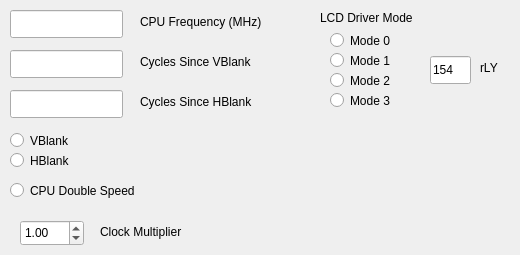
    <widget class="QWidget" name="tab_8">
     <attribute name="title">
      <string>Clock</string>
     </attribute>
     <widget class="QRadioButton" name="radioButton_Clock_VBlank">
      <property name="geometry">
       <rect>
        <x>10</x>
        <y>130</y>
        <width>104</width>
        <height>21</height>
       </rect>
      </property>
      <property name="text">
       <string>VBlank</string>
      </property>
      <property name="autoExclusive">
       <bool>false</bool>
      </property>
     </widget>
     <widget class="QLineEdit" name="lineEdit_Clock_Frequency">
      <property name="geometry">
       <rect>
        <x>10</x>
        <y>10</y>
        <width>113</width>
        <height>28</height>
       </rect>
      </property>
      <property name="readOnly">
       <bool>true</bool>
      </property>
     </widget>
     <widget class="QLabel" name="label_56">
      <property name="geometry">
       <rect>
        <x>320</x>
        <y>10</y>
        <width>111</width>
        <height>16</height>
       </rect>
      </property>
      <property name="text">
       <string>LCD Driver Mode</string>
      </property>
     </widget>
     <widget class="QLabel" name="label_57">
      <property name="geometry">
       <rect>
        <x>140</x>
        <y>14</y>
        <width>131</width>
        <height>16</height>
       </rect>
      </property>
      <property name="text">
       <string>CPU Frequency (MHz)</string>
      </property>
     </widget>
     <widget class="QLabel" name="label_58">
      <property name="geometry">
       <rect>
        <x>140</x>
        <y>54</y>
        <width>121</width>
        <height>16</height>
       </rect>
      </property>
      <property name="text">
       <string>Cycles Since VBlank</string>
      </property>
     </widget>
     <widget class="QLabel" name="label_59">
      <property name="geometry">
       <rect>
        <x>140</x>
        <y>94</y>
        <width>121</width>
        <height>16</height>
       </rect>
      </property>
      <property name="text">
       <string>Cycles Since HBlank</string>
      </property>
     </widget>
     <widget class="QLineEdit" name="lineEdit_Clock_SinceVBlank">
      <property name="geometry">
       <rect>
        <x>10</x>
        <y>50</y>
        <width>113</width>
        <height>28</height>
       </rect>
      </property>
      <property name="readOnly">
       <bool>true</bool>
      </property>
     </widget>
     <widget class="QLineEdit" name="lineEdit_Clock_SinceHBlank">
      <property name="geometry">
       <rect>
        <x>10</x>
        <y>90</y>
        <width>113</width>
        <height>28</height>
       </rect>
      </property>
      <property name="readOnly">
       <bool>true</bool>
      </property>
     </widget>
     <widget class="QRadioButton" name="radioButton_Clock_Mode0">
      <property name="geometry">
       <rect>
        <x>330</x>
        <y>30</y>
        <width>104</width>
        <height>21</height>
       </rect>
      </property>
      <property name="text">
       <string>Mode 0</string>
      </property>
      <property name="autoExclusive">
       <bool>false</bool>
      </property>
     </widget>
     <widget class="QRadioButton" name="radioButton_Clock_Mode1">
      <property name="geometry">
       <rect>
        <x>330</x>
        <y>50</y>
        <width>104</width>
        <height>21</height>
       </rect>
      </property>
      <property name="text">
       <string>Mode 1</string>
      </property>
      <property name="autoExclusive">
       <bool>false</bool>
      </property>
     </widget>
     <widget class="QRadioButton" name="radioButton_Clock_Mode2">
      <property name="geometry">
       <rect>
        <x>330</x>
        <y>70</y>
        <width>104</width>
        <height>21</height>
       </rect>
      </property>
      <property name="text">
       <string>Mode 2</string>
      </property>
      <property name="autoExclusive">
       <bool>false</bool>
      </property>
     </widget>
     <widget class="QRadioButton" name="radioButton_Clock_Mode3">
      <property name="geometry">
       <rect>
        <x>330</x>
        <y>90</y>
        <width>104</width>
        <height>21</height>
       </rect>
      </property>
      <property name="text">
       <string>Mode 3</string>
      </property>
      <property name="autoExclusive">
       <bool>false</bool>
      </property>
     </widget>
     <widget class="QRadioButton" name="radioButton_Clock_HBlank">
      <property name="geometry">
       <rect>
        <x>10</x>
        <y>150</y>
        <width>104</width>
        <height>21</height>
       </rect>
      </property>
      <property name="text">
       <string>HBlank</string>
      </property>
      <property name="autoExclusive">
       <bool>false</bool>
      </property>
     </widget>
     <widget class="QLineEdit" name="lineEdit_rLY">
      <property name="geometry">
       <rect>
        <x>430</x>
        <y>56</y>
        <width>41</width>
        <height>28</height>
       </rect>
      </property>
      <property name="text">
       <string>154</string>
      </property>
      <property name="readOnly">
       <bool>true</bool>
      </property>
     </widget>
     <widget class="QLabel" name="label_60">
      <property name="geometry">
       <rect>
        <x>480</x>
        <y>60</y>
        <width>31</width>
        <height>16</height>
       </rect>
      </property>
      <property name="text">
       <string>rLY</string>
      </property>
     </widget>
     <widget class="QRadioButton" name="radioButton_CurrentSpeed">
      <property name="geometry">
       <rect>
        <x>10</x>
        <y>180</y>
        <width>141</width>
        <height>21</height>
       </rect>
      </property>
      <property name="text">
       <string>CPU Double Speed</string>
      </property>
      <property name="checkable">
       <bool>true</bool>
      </property>
      <property name="autoExclusive">
       <bool>false</bool>
      </property>
     </widget>
     <widget class="QDoubleSpinBox" name="doubleSpinBox_Clock_Multiplier">
      <property name="geometry">
       <rect>
        <x>20</x>
        <y>220</y>
        <width>64</width>
        <height>26</height>
       </rect>
      </property>
      <property name="toolTip">
       <string>&lt;html&gt;&lt;head/&gt;&lt;body&gt;&lt;p&gt;Set the &lt;span style=&quot; font-weight:600;&quot;&gt;Framerate Multiplier&lt;/span&gt;&lt;/p&gt;&lt;/body&gt;&lt;/html&gt;</string>
      </property>
      <property name="maximum">
       <double>2.000000000000000</double>
      </property>
      <property name="singleStep">
       <double>0.010000000000000</double>
      </property>
      <property name="value">
       <double>1.000000000000000</double>
      </property>
     </widget>
     <widget class="QLabel" name="label_77">
      <property name="geometry">
       <rect>
        <x>100</x>
        <y>224</y>
        <width>131</width>
        <height>16</height>
       </rect>
      </property>
      <property name="text">
       <string>Clock Multiplier</string>
      </property>
     </widget>
    </widget>
